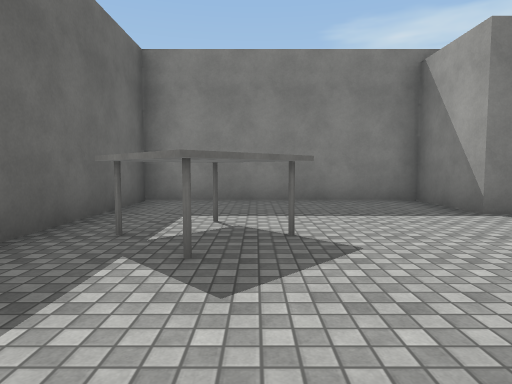
[1] (above)

16 first-person views from a walk through a scene from a Unity 3-D project. The camera is 1.3 m above the floor, tilts 4° down and sees 75° across. The floor is counted in squares, 2 m on a side. Each view is taken from the middle of a square. On the plan, view 1 faces up. The plan holds only what a view shows up to about 10 squares ahead; the rest is blank. Surface patterns are stand-ins for the level's own textures.

[2]
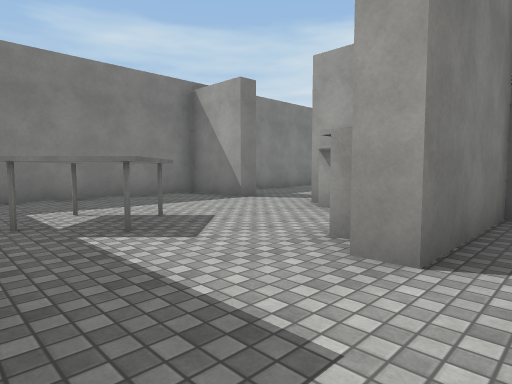

[3]
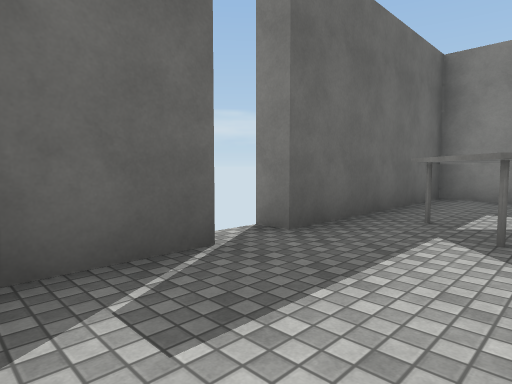

[4]
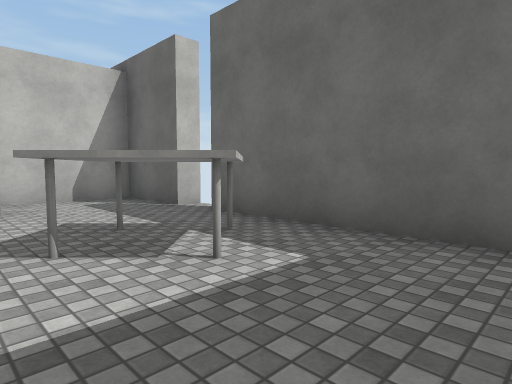

[5]
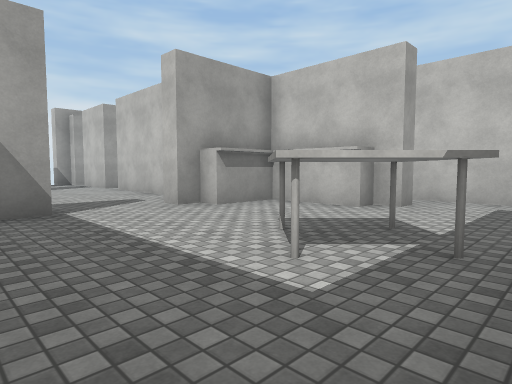

[6]
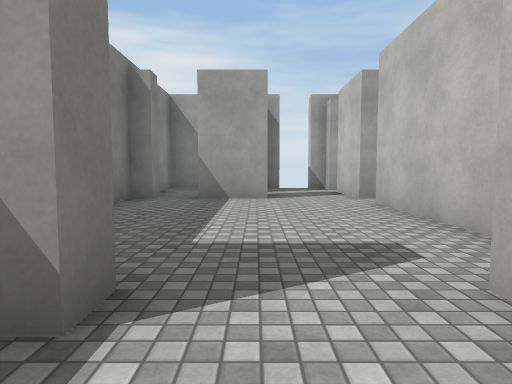

[7]
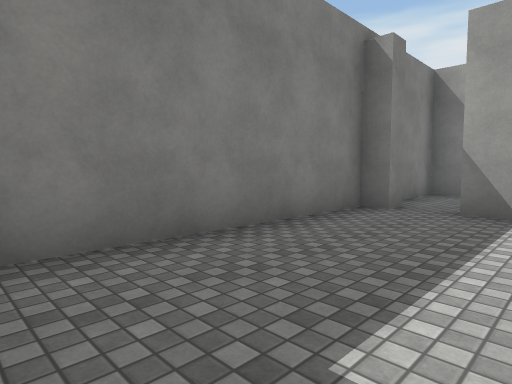

[8]
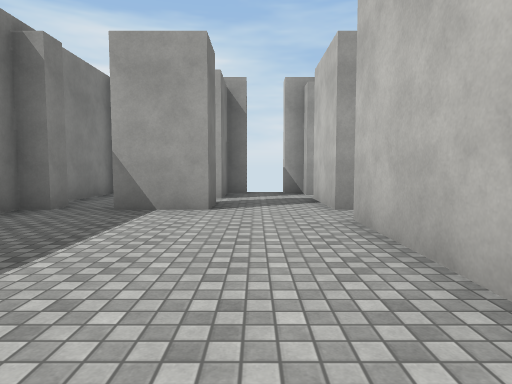

[9]
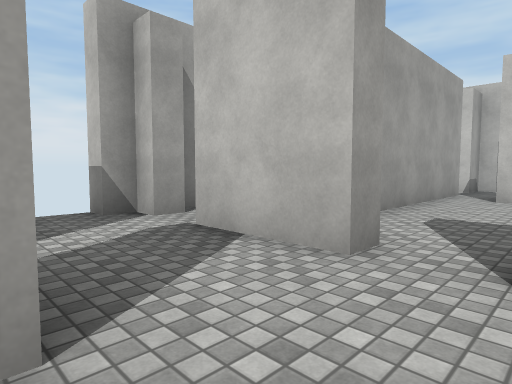

[10]
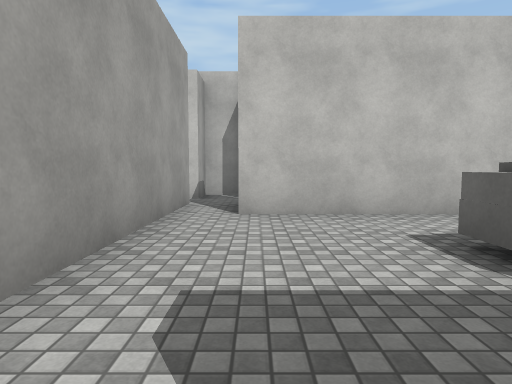

[11]
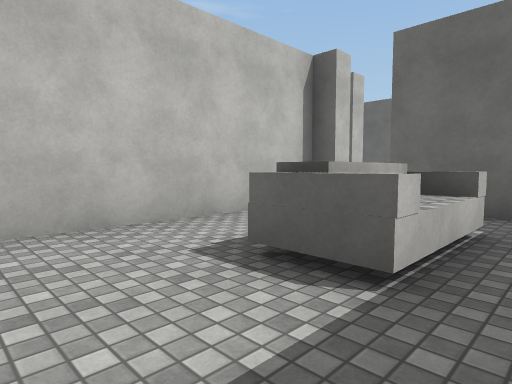

[12]
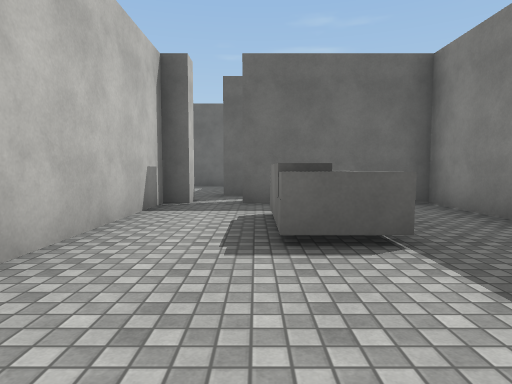

[13]
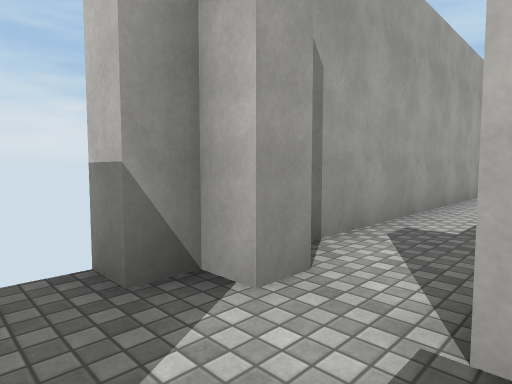

[14]
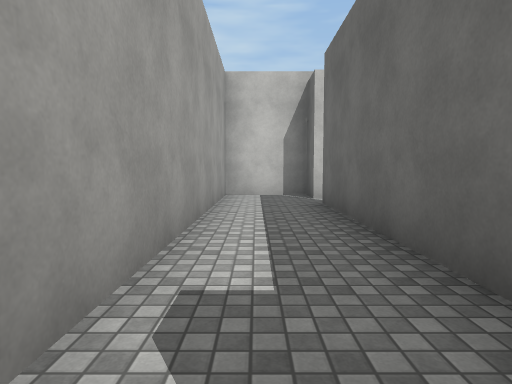

[15]
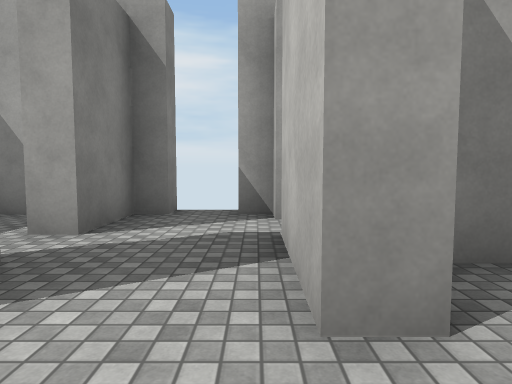

[16]
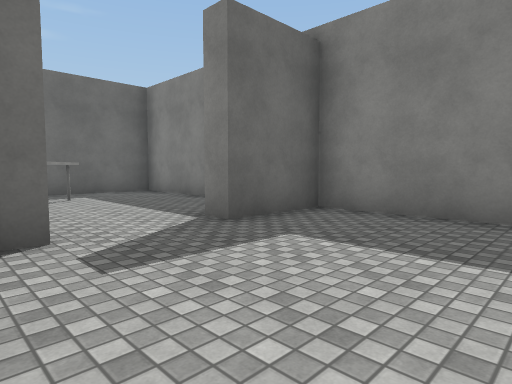

### Floor plan
Ten units are one square. View 1 is at (0, 0); x grows to the right and y downward. Boxes are objects, and circles mark ways between rooms. Rooms are numbered by the first view taken in them; rooms with no view inside come last. Other rooms are left out.
<svg viewBox="-35 -72 172 150">
<path fill="none" stroke="#000" d="M-29 -7 -22 -7 -22 12 6 12M38 -47 33 -47 33 -67 -22 -67 -22 -18 -28 -18M32 3 3 3 3 -2 8 -2 8 -7 27 -7 27 -22M92 -37 92 -52M51 -17 82 -17M99 -62 92 -62 92 -67 38 -67 38 -47M27 -22 33 -22 33 -27 38 -27 38 -24M59 -13 38 -13 38 22M92 -11 92 -17M102 35 102 -8M38 37 92 37M122 -11 122 -17 127 -17 127 -22 132 -22M107 5 107 52M92 -17 112 -17M132 -32 127 -32 127 -37 112 -37 112 -42M102 -37 92 -37M107 63 107 73 127 73 127 -10M127 -52 127 -67 106 -67M32 32 38 32 38 37M23 22 23 28"/>
<rect x="-15" y="-45" width="20" height="20" fill="#bbb"><title>table</title></rect>
<rect x="55" y="5" width="20" height="10" fill="#bbb"><title>sofa</title></rect>
<circle cx="35" cy="-35" r="3" fill="#2a7"/>
<circle cx="90" cy="-10" r="3" fill="#2a7"/>
<circle cx="100" cy="-25" r="3" fill="#2a7"/>
<circle cx="100" cy="-60" r="3" fill="#2a7"/>
<circle cx="40" cy="30" r="3" fill="#2a7"/>
<circle cx="110" cy="-40" r="3" fill="#2a7"/>
<text x="0" y="-30">1</text>
<text x="70" y="-40">2</text>
<text x="70" y="10">3</text>
<text x="120" y="0">4</text>
<text x="110" y="-60">5</text>
<text x="30" y="30">6</text>
</svg>
Room 1 opens to room 2. Room 2 opens to room 3. Room 2 opens to room 4. Room 2 opens to room 5. Room 3 opens to room 6. Room 4 opens to room 5.

Where each view was taken, in squares from view 1:
view 1: 0 up, 0 right, facing up
view 2: 1 down, 2 left, facing up-right
view 3: 1 down, 0 right, facing up-left
view 4: 6 up, 1 right, facing down-left
view 5: 6 up, 2 left, facing down-right
view 6: 4 up, 2 right, facing right
view 7: 4 up, 4 right, facing up-right
view 8: 3 up, 4 right, facing right
view 9: 4 up, 8 right, facing down-right
view 10: 1 up, 9 right, facing down
view 11: 0 up, 9 right, facing down-left
view 12: 2 down, 10 right, facing left
view 13: 3 up, 11 right, facing down-right
view 14: 1 up, 12 right, facing down
view 15: 2 up, 8 right, facing right
view 16: 2 up, 7 right, facing up-left
